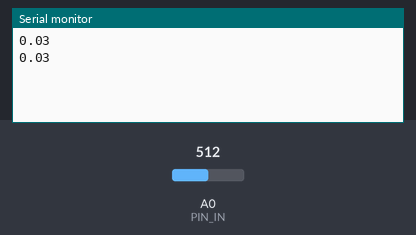
A sketch run on a simulated Arduino Uno, built with avr-gcc and run on an emulated ATmega328P. Parts: the last lines printed to the serial monitor. The test bench sets the inputs (shaded band); at power-on: A0 (PIN_IN) = 512.

Above: at 1.8 s.
1.9 s: A0 (PIN_IN) set to 1005
At 2.5 s:
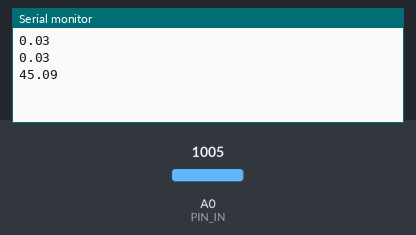
3.4 s: A0 (PIN_IN) set to 1023
At 4.8 s:
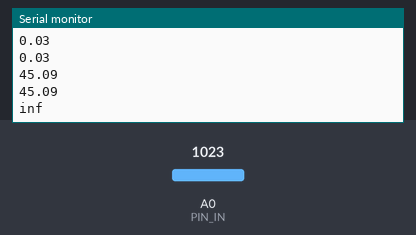

Measured:
- the behaviour switches between 1022 and 1023 on A0 (PIN_IN) (found by bisection; images 1 and 2)
- after the input at 1.9 s, the serial monitor: prints a new line after 0.10 s (image 1)
- after the input at 3.4 s, the serial monitor: prints a new line after 0.60 s (image 2)

The sketch:

Flex_Sensor.ino
```cpp
/*********************** Arduino Bend Sensor Code **********************************/
/* Written by Dj
 * 11.10.2017
 *
 * The Purpose of this code is to determine the angle of a bend sensor for the use in modeling the 3D position
 * of a hand in unity. This code will print the angle, theta, in degress of the bend angle of the sensor.
 * This code uses equations from sensorprod.com which were given by Sensor Products Inc Brochures
 */

#define PIN_IN A0 // Input pin for flex sensor

void setup() {
  // put your setup code here, to run once:

  Serial.begin(9600);
  pinMode(PIN_IN, INPUT);

}

void loop() {

  float vin; // voltage across bend sensor in arduino values (0-1023)
  float v; // Voltage across bend sensor (0-5V)
  float vs; // Supplied voltage to the system
  float R; //  Resistance across bend sensor
  float Rmax; // Max resistance of bend sensor
  float Rmin; // Min resistance of bend sensor
  float r1; // Series resistor in voltage divider circuit
  float theta_max; // Maximum bending angle in degrees
  float theta_min; // Minimum bending angle in degrees
  float theta; // Angle of the bend sensor

  // Constant Variable Declarations
  Rmax = 1100000; // Not expressed with decimals due to character type constraints
  Rmin = 4800; // Not expressed with decimals due to character type constraints
  theta_max = 180;
  theta_min = 0;
  r1 = 5000;
  vs = 5;

  // Time Dependent Variables
  vin = analogRead(PIN_IN);
  v = 5.0*vin/1023.0;
  R = (v*r1)/(vs - v);
  theta = theta_min + ((theta_max - theta_min)/(Rmax - Rmin))*(R - Rmin);

//  Serial.print("The voltage across the sensor is ");
//  Serial.println(v);
//  Serial.print("The resistance of the sensor is ");
//  Serial.println(R);
//  Serial.print("The angle of the bend sensor is ");
  Serial.println(theta);
  delay(1000);


}
```
